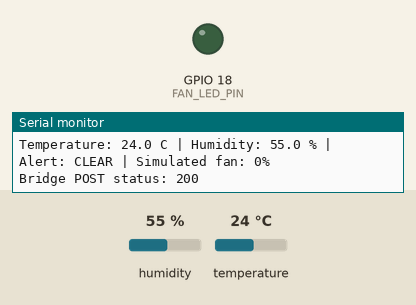
The program below on a simulated ESP32. On the bench: output pins drawn as LEDs (lit = HIGH), the last lines printed to the serial monitor. Inputs (shaded band) come from the test bench; at power-on: temperature 24 °C, humidity 55 %. WiFi joins after 1.5 s; servers stay silent unless stated; uploads are accepted with an empty reply.

Above: at 4.8 s.
4.9 s: temperature set to 24.5 °C
7.9 s: temperature set to 25.7 °C
At 8.6 s:
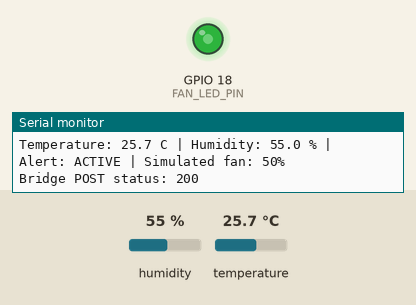
10.9 s: temperature set to 27.6 °C
At 13.3 s:
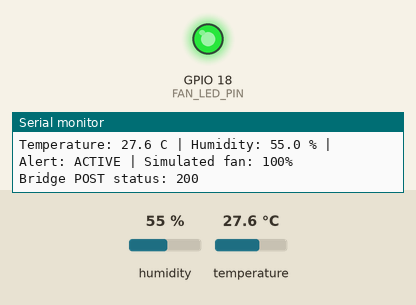
13.9 s: temperature set to 26 °C
At 15.1 s:
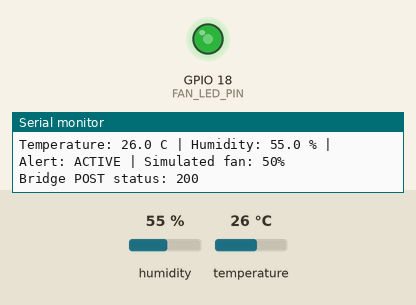
16.9 s: temperature set to 28 °C
At 18.6 s:
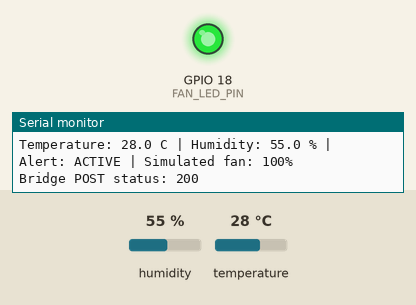
Timing chart, 0 to 20.1 s (numbered marks = the images above; inputs shaded):
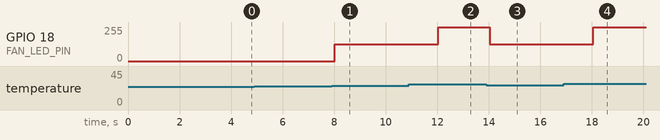

Measured:
- the behaviour switches between 24.9 and 25 °C on temperature (found by bisection; images 0 and 1)
- the behaviour switches between 26.9 and 27 °C on temperature (found by bisection; images 1 and 2)
- after the input at 7.9 s, GPIO 18 (FAN_LED_PIN): 0/255 → 127/255 after 0.13 s
- after the input at 10.9 s, GPIO 18 (FAN_LED_PIN): 127/255 → 255/255 after 1.1 s
- after the input at 13.9 s, GPIO 18 (FAN_LED_PIN): 255/255 → 127/255 after 0.15 s
- after the input at 16.9 s, GPIO 18 (FAN_LED_PIN): 127/255 → 255/255 after 1.2 s

The program:

main.cpp
```cpp
#include <DHTesp.h>
#include <HTTPClient.h>
#include <WiFi.h>

namespace {
constexpr int DHT_PIN = 15;
constexpr int FAN_LED_PIN = 18;
constexpr float ALERT_SETPOINT_C = 25.0f;
constexpr float FULL_FAN_SETPOINT_C = 27.0f;
constexpr unsigned long SAMPLE_INTERVAL_MS = 2000;
constexpr unsigned long WIFI_RETRY_MS = 5000;
constexpr char BRIDGE_URL[] = "http://host.wokwi.internal:4174/api/reading";

DHTesp dht;
unsigned long lastSampleAt = 0;
unsigned long lastWifiAttemptAt = 0;

void retryWifiWhenDue(unsigned long now) {
  if (WiFi.status() == WL_CONNECTED || now - lastWifiAttemptAt < WIFI_RETRY_MS) {
    return;
  }

  lastWifiAttemptAt = now;
  Serial.println("Wokwi Wi-Fi disconnected; retrying");
  WiFi.begin("Wokwi-GUEST", "", 6);
}

int fanSpeedFor(float temperatureC) {
  if (temperatureC >= FULL_FAN_SETPOINT_C) return 100;
  if (temperatureC >= ALERT_SETPOINT_C) return 50;
  return 0;
}

void postReading(float temperatureC, float humidityPct, bool alertActive, int fanSpeedPct) {
  WiFiClient client;
  HTTPClient http;
  http.setTimeout(1500);

  if (!http.begin(client, BRIDGE_URL)) {
    Serial.println("Bridge URL setup failed");
    return;
  }

  http.addHeader("Content-Type", "application/json");
  String body = "{\"temperatureC\":" + String(temperatureC, 1) +
                ",\"humidityPct\":" + String(humidityPct, 1) +
                ",\"setpointC\":" + String(ALERT_SETPOINT_C, 1) +
                ",\"alertActive\":" + String(alertActive ? "true" : "false") +
                ",\"fanSpeedPct\":" + String(fanSpeedPct) + "}";
  int status = http.POST(body);
  Serial.printf("Bridge POST status: %d\n", status);
  http.end();
}
}  // namespace

void setup() {
  Serial.begin(115200);
  dht.setup(DHT_PIN, DHTesp::DHT22);
  pinMode(FAN_LED_PIN, OUTPUT);
  analogWrite(FAN_LED_PIN, 0);
  WiFi.mode(WIFI_STA);
  WiFi.begin("Wokwi-GUEST", "", 6);
  lastWifiAttemptAt = millis();
  Serial.println("Poultri Wokwi demo starting");
  Serial.println("Demo rule: alert at 25.0 C; simulated fan 0/50/100 percent");
}

void loop() {
  unsigned long now = millis();
  retryWifiWhenDue(now);

  if (now - lastSampleAt < SAMPLE_INTERVAL_MS) {
    delay(20);
    return;
  }
  lastSampleAt = now;

  TempAndHumidity sample = dht.getTempAndHumidity();
  if (isnan(sample.temperature) || isnan(sample.humidity)) {
    Serial.printf("DHT22 read failed: %s\n", dht.getStatusString());
    return;
  }

  const bool alertActive = sample.temperature >= ALERT_SETPOINT_C;
  const int fanSpeedPct = fanSpeedFor(sample.temperature);
  analogWrite(FAN_LED_PIN, fanSpeedPct * 255 / 100);

  Serial.printf("Temperature: %.1f C | Humidity: %.1f %% | Alert: %s | Simulated fan: %d%%\n",
                sample.temperature, sample.humidity, alertActive ? "ACTIVE" : "CLEAR", fanSpeedPct);
  if (WiFi.status() == WL_CONNECTED) {
    postReading(sample.temperature, sample.humidity, alertActive, fanSpeedPct);
  } else {
    Serial.println("Reading not sent; Wi-Fi is disconnected");
  }
}
```
